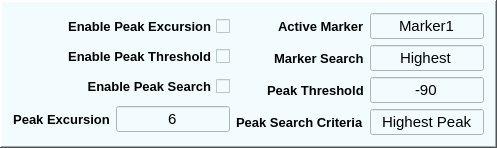
  <widget class="QFrame" name="frame_2">
   <property name="geometry">
    <rect>
     <x>774</x>
     <y>104</y>
     <width>497</width>
     <height>134</height>
    </rect>
   </property>
   <property name="styleSheet">
    <string notr="true">background-color: rgb(242, 252, 255);</string>
   </property>
   <property name="frameShape">
    <enum>QFrame::WinPanel</enum>
   </property>
   <property name="frameShadow">
    <enum>QFrame::Raised</enum>
   </property>
   <layout class="QGridLayout" name="gridLayout_5">
    <item row="0" column="0">
     <layout class="QGridLayout" name="gridLayout_2">
      <item row="0" column="0" colspan="2">
       <widget class="QCheckBox" name="Enable_Peak_Exc">
        <property name="font">
         <font>
          <family>Arial</family>
          <pointsize>10</pointsize>
          <weight>75</weight>
          <bold>true</bold>
         </font>
        </property>
        <property name="layoutDirection">
         <enum>Qt::RightToLeft</enum>
        </property>
        <property name="text">
         <string>Enable Peak Excursion</string>
        </property>
       </widget>
      </item>
      <item row="1" column="0" colspan="2">
       <widget class="QCheckBox" name="Enable_Peak_Thrs">
        <property name="font">
         <font>
          <family>Arial</family>
          <pointsize>10</pointsize>
          <weight>75</weight>
          <bold>true</bold>
         </font>
        </property>
        <property name="layoutDirection">
         <enum>Qt::RightToLeft</enum>
        </property>
        <property name="text">
         <string>Enable Peak Threshold</string>
        </property>
       </widget>
      </item>
      <item row="2" column="0" colspan="2">
       <widget class="QCheckBox" name="Enable_Peak_search">
        <property name="font">
         <font>
          <family>Arial</family>
          <pointsize>10</pointsize>
          <weight>75</weight>
          <bold>true</bold>
         </font>
        </property>
        <property name="layoutDirection">
         <enum>Qt::RightToLeft</enum>
        </property>
        <property name="text">
         <string>Enable Peak Search</string>
        </property>
       </widget>
      </item>
      <item row="3" column="0">
       <widget class="QLabel" name="label_8">
        <property name="font">
         <font>
          <family>Arial</family>
          <pointsize>10</pointsize>
          <weight>75</weight>
          <bold>true</bold>
         </font>
        </property>
        <property name="layoutDirection">
         <enum>Qt::RightToLeft</enum>
        </property>
        <property name="text">
         <string>Peak Excursion</string>
        </property>
        <property name="alignment">
         <set>Qt::AlignCenter</set>
        </property>
       </widget>
      </item>
      <item row="3" column="1">
       <widget class="QLineEdit" name="lineEdit_Peak_Exc">
        <property name="font">
         <font>
          <family>Arial</family>
          <pointsize>11</pointsize>
         </font>
        </property>
        <property name="text">
         <string>6</string>
        </property>
        <property name="alignment">
         <set>Qt::AlignCenter</set>
        </property>
       </widget>
      </item>
     </layout>
    </item>
    <item row="0" column="1">
     <layout class="QGridLayout" name="gridLayout_3">
      <item row="0" column="0" alignment="Qt::AlignLeft">
       <widget class="QLabel" name="label_9">
        <property name="font">
         <font>
          <family>Arial</family>
          <pointsize>10</pointsize>
          <weight>75</weight>
          <bold>true</bold>
         </font>
        </property>
        <property name="layoutDirection">
         <enum>Qt::RightToLeft</enum>
        </property>
        <property name="text">
         <string>Active Marker</string>
        </property>
       </widget>
      </item>
      <item row="0" column="1">
       <widget class="QLineEdit" name="lineEdit_Act_Mark">
        <property name="font">
         <font>
          <family>Arial</family>
          <pointsize>11</pointsize>
         </font>
        </property>
        <property name="text">
         <string>Marker1</string>
        </property>
        <property name="alignment">
         <set>Qt::AlignCenter</set>
        </property>
       </widget>
      </item>
      <item row="1" column="0" alignment="Qt::AlignLeft">
       <widget class="QLabel" name="label_10">
        <property name="font">
         <font>
          <family>Arial</family>
          <pointsize>10</pointsize>
          <weight>75</weight>
          <bold>true</bold>
         </font>
        </property>
        <property name="layoutDirection">
         <enum>Qt::RightToLeft</enum>
        </property>
        <property name="text">
         <string>Marker Search</string>
        </property>
       </widget>
      </item>
      <item row="1" column="1">
       <widget class="QLineEdit" name="lineEdit_Mark_Search">
        <property name="font">
         <font>
          <family>Arial</family>
          <pointsize>11</pointsize>
         </font>
        </property>
        <property name="text">
         <string>Highest</string>
        </property>
        <property name="alignment">
         <set>Qt::AlignCenter</set>
        </property>
       </widget>
      </item>
      <item row="2" column="0" alignment="Qt::AlignLeft">
       <widget class="QLabel" name="label_11">
        <property name="font">
         <font>
          <family>Arial</family>
          <pointsize>10</pointsize>
          <weight>75</weight>
          <bold>true</bold>
         </font>
        </property>
        <property name="layoutDirection">
         <enum>Qt::RightToLeft</enum>
        </property>
        <property name="text">
         <string>Peak Threshold</string>
        </property>
       </widget>
      </item>
      <item row="2" column="1">
       <widget class="QLineEdit" name="lineEdit_Peak_Thrs">
        <property name="font">
         <font>
          <family>Arial</family>
          <pointsize>11</pointsize>
         </font>
        </property>
        <property name="text">
         <string>-90</string>
        </property>
        <property name="alignment">
         <set>Qt::AlignCenter</set>
        </property>
       </widget>
      </item>
      <item row="3" column="0" alignment="Qt::AlignLeft">
       <widget class="QLabel" name="label_12">
        <property name="font">
         <font>
          <family>Arial</family>
          <pointsize>10</pointsize>
          <weight>75</weight>
          <bold>true</bold>
         </font>
        </property>
        <property name="layoutDirection">
         <enum>Qt::RightToLeft</enum>
        </property>
        <property name="text">
         <string>Peak Search Criteria</string>
        </property>
       </widget>
      </item>
      <item row="3" column="1">
       <widget class="QLineEdit" name="lineEdit_Peak_search_Criteria">
        <property name="font">
         <font>
          <family>Arial</family>
          <pointsize>11</pointsize>
         </font>
        </property>
        <property name="text">
         <string>Highest Peak</string>
        </property>
        <property name="alignment">
         <set>Qt::AlignCenter</set>
        </property>
       </widget>
      </item>
     </layout>
    </item>
   </layout>
  </widget>
